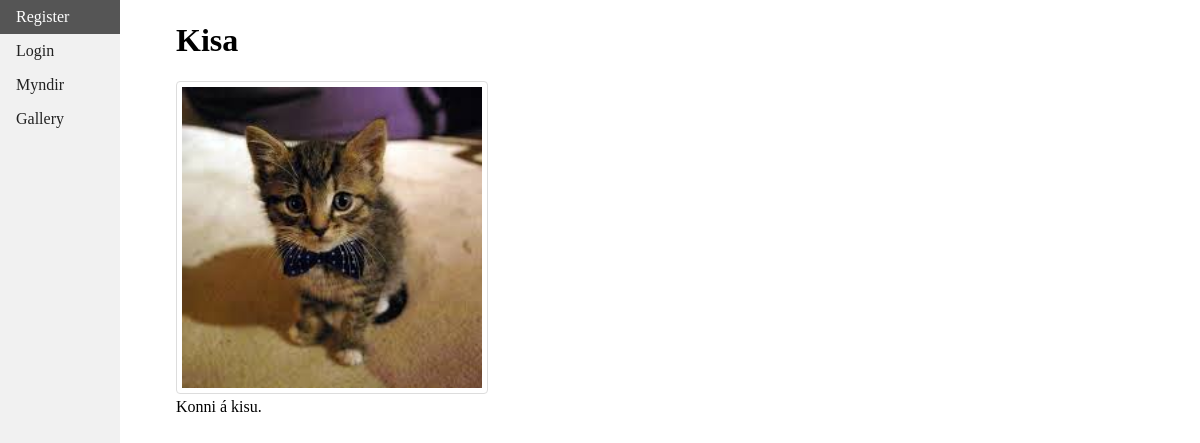
The page /lokaverkefni/mynd.php?id=1 on the database its author committed.
### tables this page shows
CREATE TABLE `images` (
  `id` int(11) NOT NULL,
  `owner_id` int(11) NOT NULL,
  `image_name` varchar(45) NOT NULL,
  `image_path` varchar(25) NOT NULL,
  `image_text` varchar(120) DEFAULT NULL
);

### lokaverkefni/dbqueries.php (called while the page is built, shortened)
<?php
function getImageInfo($conn, $id){
        $sql = 'SELECT image_name, image_path, image_text FROM images WHERE id = :id';
        $query = $conn->prepare($sql);
        $query->execute([':id' => $id]);
        $result = $query->fetchAll(PDO::FETCH_OBJ);
        return $result;
}
?>

### lokaverkefni/mynd.php (the view, shortened to what this page needs)
<?php
	require "connection.php";
	require "dbqueries.php";
	$id = $_GET["id"];
	$imgInfo = getImageInfo($conn, $id);
?>
<!DOCTYPE html>
<html>
<head>
    <link rel="stylesheet" type="text/css" href="styles.css">
</head>
<body>
<?php include 'includes/menu.php' ?>
<div class="site">
   <figure>
   			<h1><?php echo htmlentities($imgInfo[0]->image_name); ?></h1>
		    <img src="upload_files/<?php echo htmlentities($imgInfo[0]->image_path); ?>"/>
		    <figcaption><?php echo htmlentities($imgInfo[0]->image_text); ?></figcaption>
	</figure>
</div>
</body>
</html>

### lokaverkefni/styles.css (style rules this page uses)
body { margin: 0; }
.site { margin-left:10%;padding:1px 16px;height:1000px; }
img { border: 1px solid #ddd; border-radius: 4px; padding: 5px; width: 300px; }

### rows shown on the page
images: image_name "Kisa", image_path (picture), image_text "Konni á kisu."
